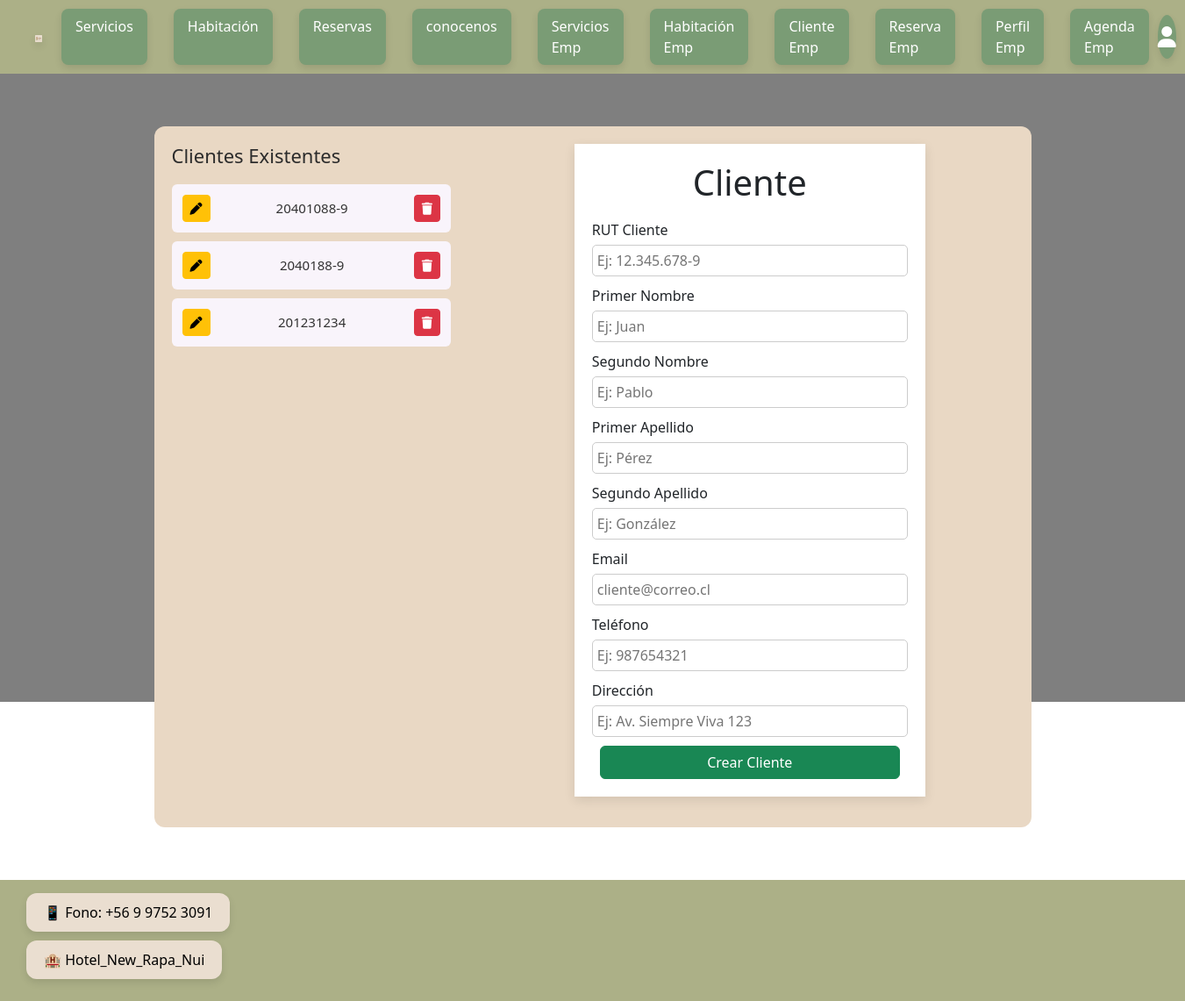
The page /listar_cliente_emp/ on the database as committed earlier.
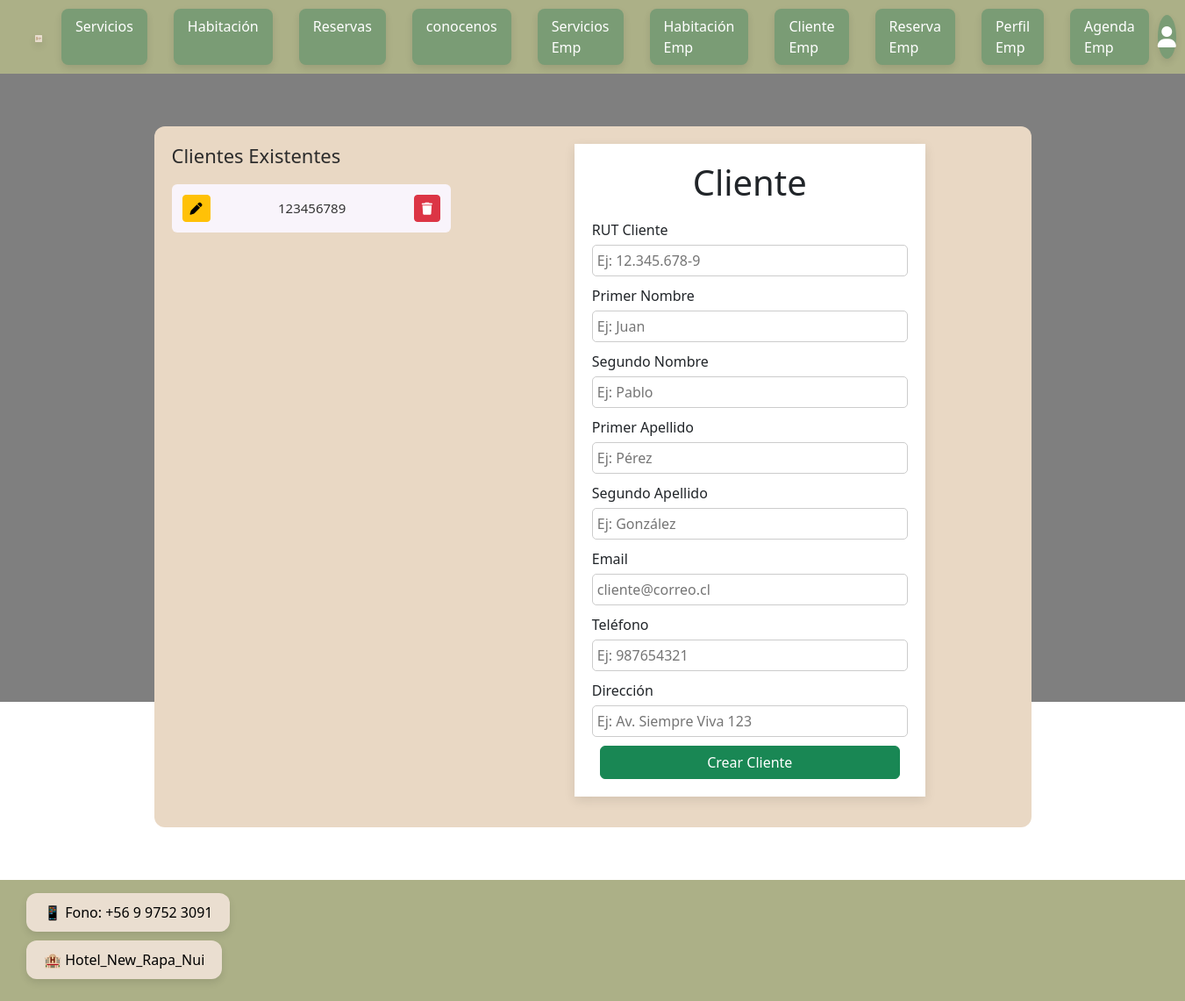
The same page on the database as committed later.
### app/models.py (models this page shows, shortened)
class Cliente(models.Model):
    Rut_cliente = models.CharField(max_length=10, primary_key=True)
    Pnombre_cliente = models.CharField(max_length=40)
    Snombre_cliente = models.CharField(max_length=40)
    Papellido_cliente = models.CharField(max_length=40)
    Sapellido_cliente = models.CharField(max_length=40)
    email_cliente = models.EmailField()
    telefono_cliente = models.IntegerField()
    direccion_cliente = models.CharField(max_length=100)

### app/views.py (the view, shortened to what this page needs)
# urls.py: path("listar_cliente_emp/", listar_cliente_emp, name="listar_cliente_emp"),
def listar_cliente_emp(request):
    data = {
        'form': ClienteForm(),
        'clientes': Cliente.objects.all()
    }
    return render(request, "app/Empleados/cliente-emp/cliente-emp.html", data)

### app/forms.py
class ClienteForm(forms.ModelForm):
    class Meta:
        model = Cliente
        fields = '__all__'

### app/templates/app/Empleados/cliente-emp/cliente-emp.html (shortened to what this page needs)
{% extends 'app/base.html' %}
{% load static %}
{% block extra_css %}
  <link rel="stylesheet" href="{% static 'app/css/cliente-emp.css' %}">
{% endblock %}
{% block content %}
<main class="cliente-container">
  <div class="cliente-box" style="background-color: #e9d8c4;">
    <div class="lado izquierdo">
  <h3>Clientes Existentes</h3>
  <table style="width:100%; font-size:14px;">
    <tbody>
        <ul>
          {% for r in clientes %}
          <li>
            <a  class="btn btn-info btn-sm btn-warning" href="{% url 'modificar_cliente_emp' r.Rut_cliente %}"><i class="fas fa-pen"></i></a>
              {{ r.Rut_cliente }}
            <a class="btn btn-info btn-sm btn-danger" href="{% url 'eliminar_cliente_emp' r.Rut_cliente %}"><i class="fas fa-trash"></i></a>
          </li>
          {% endfor %}
        </ul>
    </tbody>
  </table>
</div>
    <section class="formulario">
      <form method="post" action="" enctype="multipart/form-data">
        <h1>Cliente</h1>
 <label for="{{ form.Rut_cliente.id_for_label }}">RUT Cliente</label>
<input
  class="inputCliente"
  type="text"
  name="{{ form.Rut_cliente.name }}"
  id="{{ form.Rut_cliente.id_for_label }}"
  value="{{ form.Rut_cliente.value|default_if_none:'' }}"
  placeholder="Ej: 12.345.678-9">
<label for="{{ form.Pnombre_cliente.id_for_label }}">Primer Nombre</label>
<input
  class="inputCliente"
  type="text"
  name="{{ form.Pnombre_cliente.name }}"
  id="{{ form.Pnombre_cliente.id_for_label }}"
  value="{{ form.Pnombre_cliente.value|default_if_none:'' }}"
  placeholder="Ej: Juan">
<label for="{{ form.Snombre_cliente.id_for_label }}">Segundo Nombre</label>
<input
  class="inputCliente"
  type="text"
  name="{{ form.Snombre_cliente.name }}"
  id="{{ form.Snombre_cliente.id_for_label }}"
  value="{{ form.Snombre_cliente.value|default_if_none:'' }}"
  placeholder="Ej: Pablo">
<label for="{{ form.Papellido_cliente.id_for_label }}">Primer Apellido</label>
<input
  class="inputCliente"
  type="text"
  name="{{ form.Papellido_cliente.name }}"
  id="{{ form.Papellido_cliente.id_for_label }}"
  value="{{ form.Papellido_cliente.value|default_if_none:'' }}"
  placeholder="Ej: Pérez">
<label for="{{ form.Sapellido_cliente.id_for_label }}">Segundo Apellido</label>
<input
  class="inputCliente"
  type="text"
  name="{{ form.Sapellido_cliente.name }}"
  id="{{ form.Sapellido_cliente.id_for_label }}"
  value="{{ form.Sapellido_cliente.value|default_if_none:'' }}"
  placeholder="Ej: González">
<label for="{{ form.email_cliente.id_for_label }}">Email</label>
<input
  class="inputCliente"
  type="email"
  name="{{ form.email_cliente.name }}"
  id="{{ form.email_cliente.id_for_label }}"
  value="{{ form.email_cliente.value|default_if_none:'' }}"
  placeholder="cliente@correo.cl">
<label for="{{ form.telefono_cliente.id_for_label }}">Teléfono</label>
<input
  class="inputCliente"
  type="number"
  name="{{ form.telefono_cliente.name }}"
  id="{{ form.telefono_cliente.id_for_label }}"
  value="{{ form.telefono_cliente.value|default_if_none:'' }}"
  placeholder="Ej: 987654321">
<label for="{{ form.direccion_cliente.id_for_label }}">Dirección</label>
<input
  class="inputCliente"
  type="text"
  name="{{ form.direccion_cliente.name }}"
  id="{{ form.direccion_cliente.id_for_label }}"
  value="{{ form.direccion_cliente.value|default_if_none:'' }}"
  placeholder="Ej: Av. Siempre Viva 123">
              <div class="row">
                  <div  class="contenedorInputs">
                    <button type="submit" class="btn btn-success" style="width: 95%; margin-left: 2.5% ;margin-top: 10px;">Crear Cliente</button>
                  </div>
              </div>
            </form>
  </div>
</main>
{% endblock %}

Rows that differ between the two databases and show on the page:
removed Cliente: Rut_cliente "20401088-9"
removed Cliente: Rut_cliente "2040188-9"
removed Cliente: Rut_cliente "201231234"
added Cliente: Rut_cliente "123456789"
